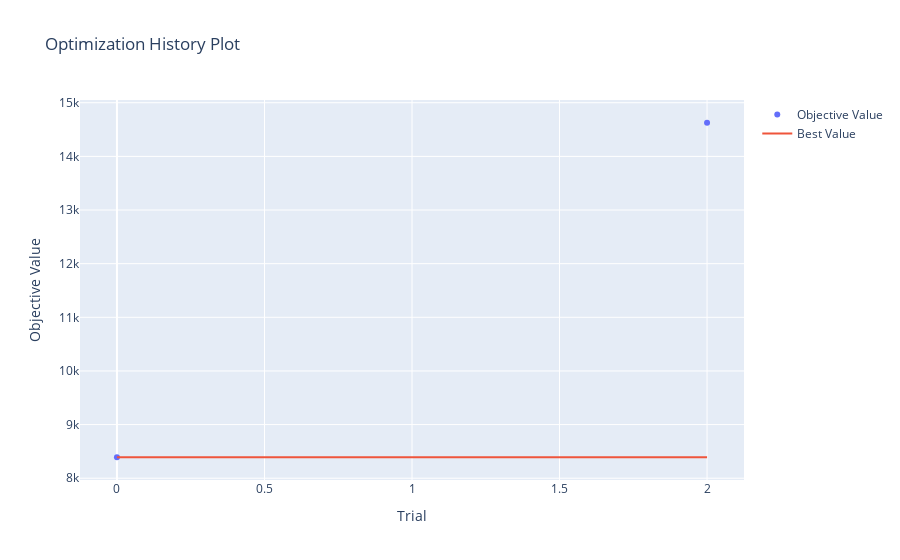

Notebook source saved alongside this figure:
### Code cell
fig = optuna.visualization.plot_optimization_history(study)
fig.show()

### Figure 1 — Plotly figure (JSON) as saved in the notebook; plotly's stock layout.template omitted (floating-point values rounded to 4 significant figures)
{"data": [{"mode": "markers", "name": "Objective Value", "type": "scatter", "x": [0, 2], "y": [8391.0, 14630.0]}, {"mode": "lines", "name": "Best Value", "type": "scatter", "x": [0, 1, 2], "y": [8391.0, 8391.0, 8391.0]}, {"marker": {"color": "#cccccc"}, "mode": "markers", "name": "Infeasible Trial", "showlegend": false, "type": "scatter", "x": [], "y": []}], "layout": {"autosize": true, "title": {"text": "Optimization History Plot"}, "xaxis": {"autorange": true, "range": [-0.1204, 2.12], "title": {"text": "Trial"}, "type": "linear"}, "yaxis": {"autorange": true, "range": [7876.0, 15140.0], "title": {"text": "Objective Value"}, "type": "linear"}}}
